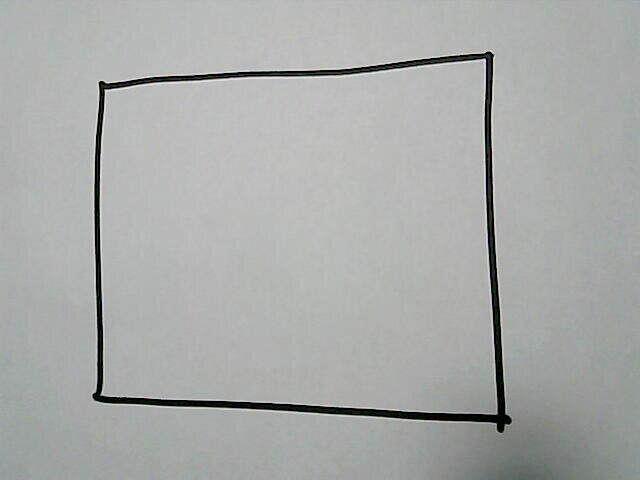
#> input picture Stills/shape-detection/patrat.jpg, 640 x 480 px
$ python test_edge.py
#> lines starting #> are read from the running program, lines starting #| are printed output that depends on the picture; after the words box and inside, x2 and y2 are one past the last pixel; in counts of white or black regions, pixels touching at a corner belong together

import numpy as np
import cv2

img = cv2.imread('patrat.jpg')
#> img is the input picture: shape (480, 640, 3); mean B, G, R 169.6, 171.2, 169.2
imgray = cv2.cvtColor(img,cv2.COLOR_BGR2GRAY)
ret,thresh = cv2.threshold(imgray,127,255,0)
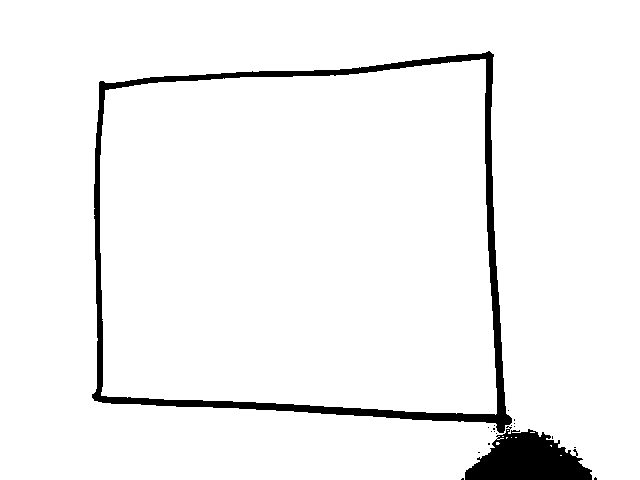
#> thresh: shape (480, 640); 95.5% white; 19 black regions (17 under 20 px)
contours, hierarchy = cv2.findContours(thresh,cv2.RETR_TREE,cv2.CHAIN_APPROX_SIMPLE)
#> contours = 30 contours, 26 with area under 20; largest, box (x1, y1, x2, y2) and area: (0, 0, 640, 480) 301714, (91, 50, 513, 434) 138450, (100, 59, 497, 415) 127378, (572, 448, 579, 457) 24

img = cv2.drawContours(img, contours, -1, (0,255,0), 3)
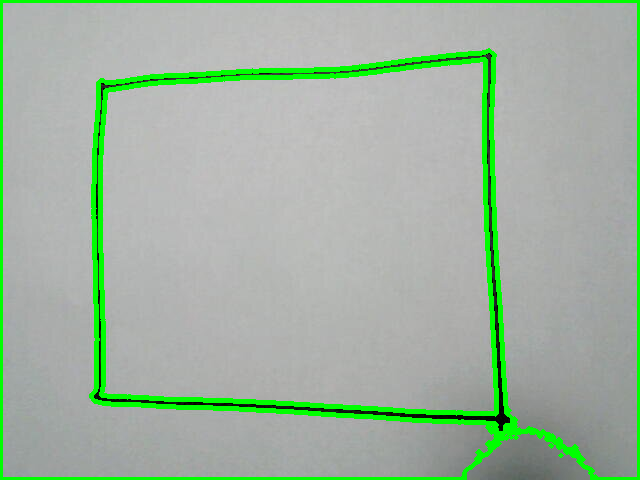
#> img: shape (480, 640, 3); 7.3% of pixels changed, all inside (x1, y1, x2, y2) = (0, 0, 640, 480)
cv2.imshow('Contours',img)
cv2.waitKey()
cv2.destroyAllWindows()

$ run again, with Stills/shape-detection/cerc.jpg copied over Stills/shape-detection/patrat.jpg
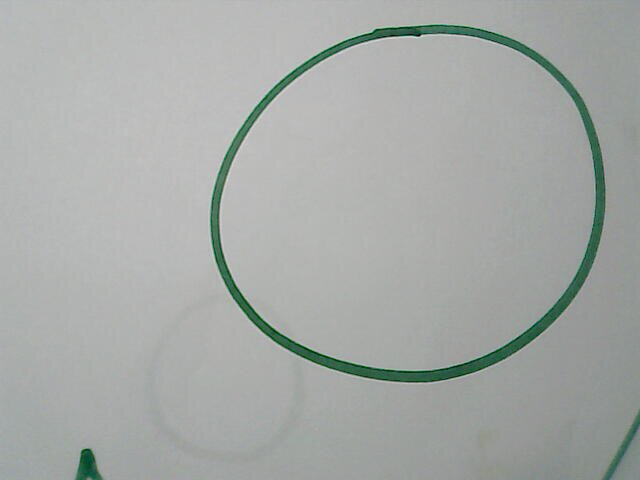
#> input picture Stills/shape-detection/cerc.jpg, 640 x 480 px
#> img is the input picture: shape (480, 640, 3); mean B, G, R 166.8, 169.7, 165.7
#> `ret,thresh = cv2.threshold(imgray,127,255,0)`:
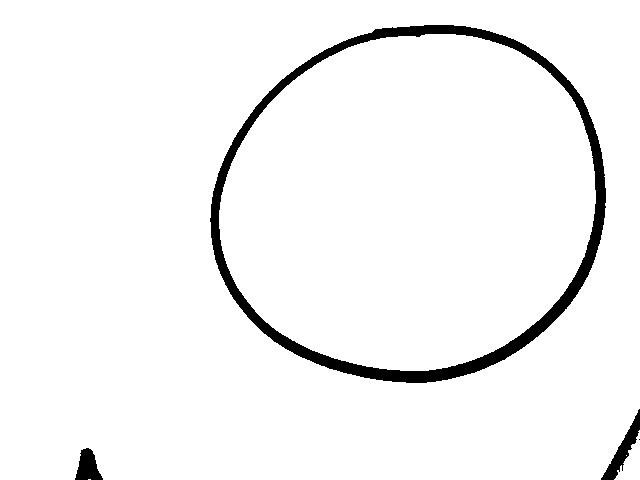
#> thresh: shape (480, 640); 95.9% white; 4 black regions (1 under 20 px)
#> contours = 6 contours, 2 with area under 20; largest, box (x1, y1, x2, y2) and area: (0, 0, 640, 480) 304122, (209, 24, 607, 384) 112042, (219, 34, 596, 371) 99828, (614, 430, 640, 480) 547
#> `img = cv2.drawContours(img, contours, -1, (0,255,0), 3)`:
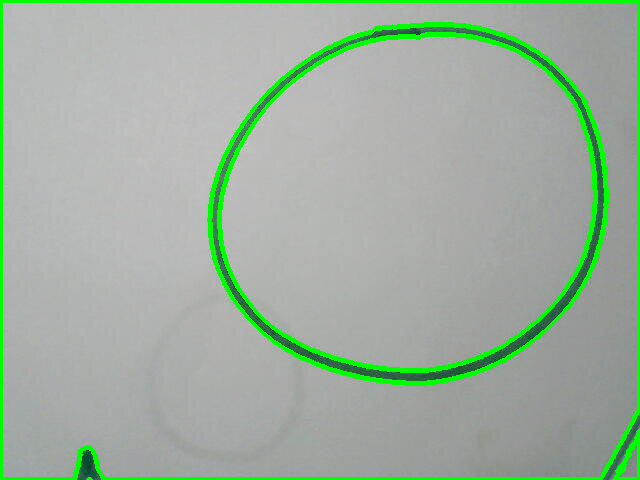
#> img: shape (480, 640, 3); 5.84% of pixels changed, all inside (x1, y1, x2, y2) = (0, 0, 640, 480)

$ run again, with Stills/shape-detection/poze_mici.jpg copied over Stills/shape-detection/patrat.jpg
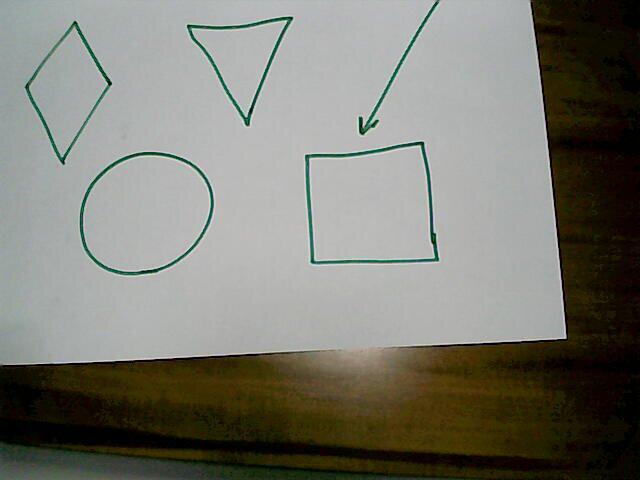
#> input picture Stills/shape-detection/poze_mici.jpg, 640 x 480 px
#> img is the input picture: shape (480, 640, 3); mean B, G, R 113.3, 122.6, 122.6
#> `ret,thresh = cv2.threshold(imgray,127,255,0)`:
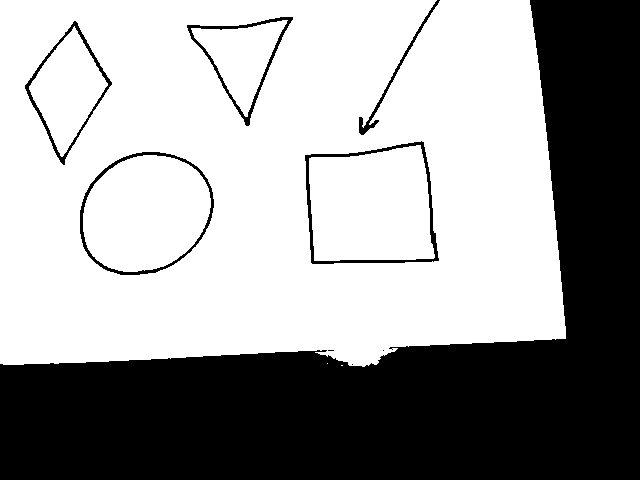
#> thresh: shape (480, 640); 61.7% white; 9 black regions (3 under 20 px)
#> contours = 15 contours, 6 with area under 20; largest, box (x1, y1, x2, y2) and area: (0, 0, 566, 367) 193259, (304, 140, 440, 265) 14306, (79, 151, 215, 276) 13134, (309, 145, 435, 261) 12398, (83, 155, 211, 272) 11564
#> `img = cv2.drawContours(img, contours, -1, (0,255,0), 3)`:
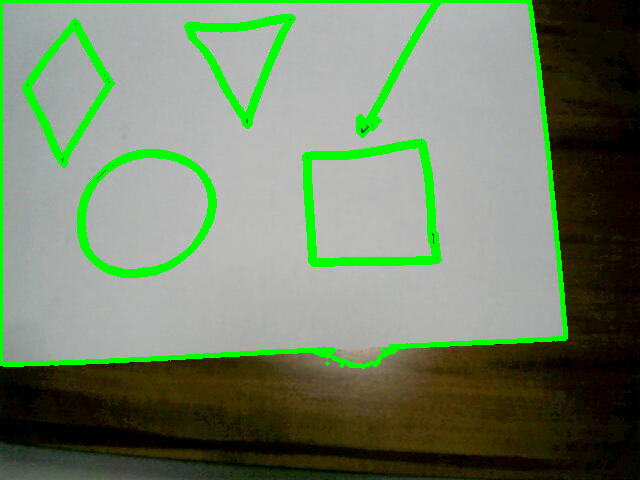
#> img: shape (480, 640, 3); 7.1% of pixels changed, all inside (x1, y1, x2, y2) = (0, 0, 568, 369)
